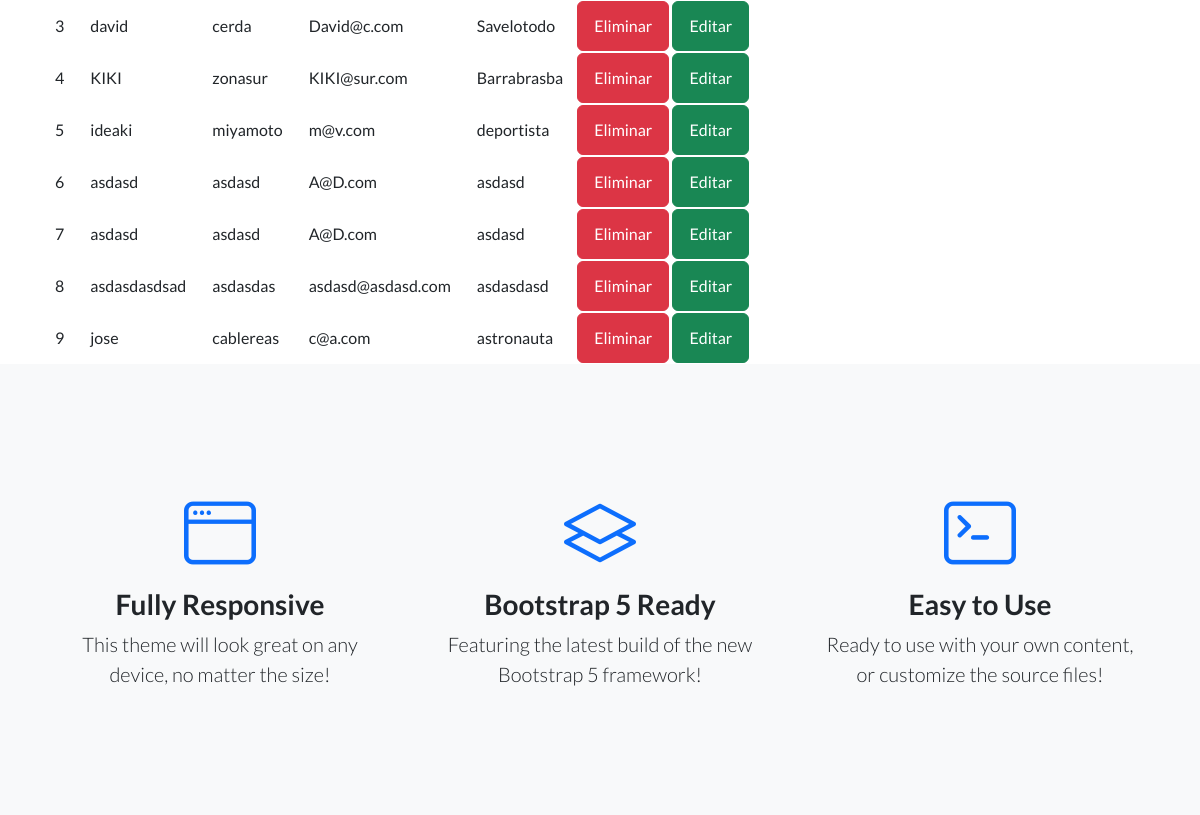
The page /PrimeraApp/profesores/ (signed in, middle part) on the database as committed earlier.
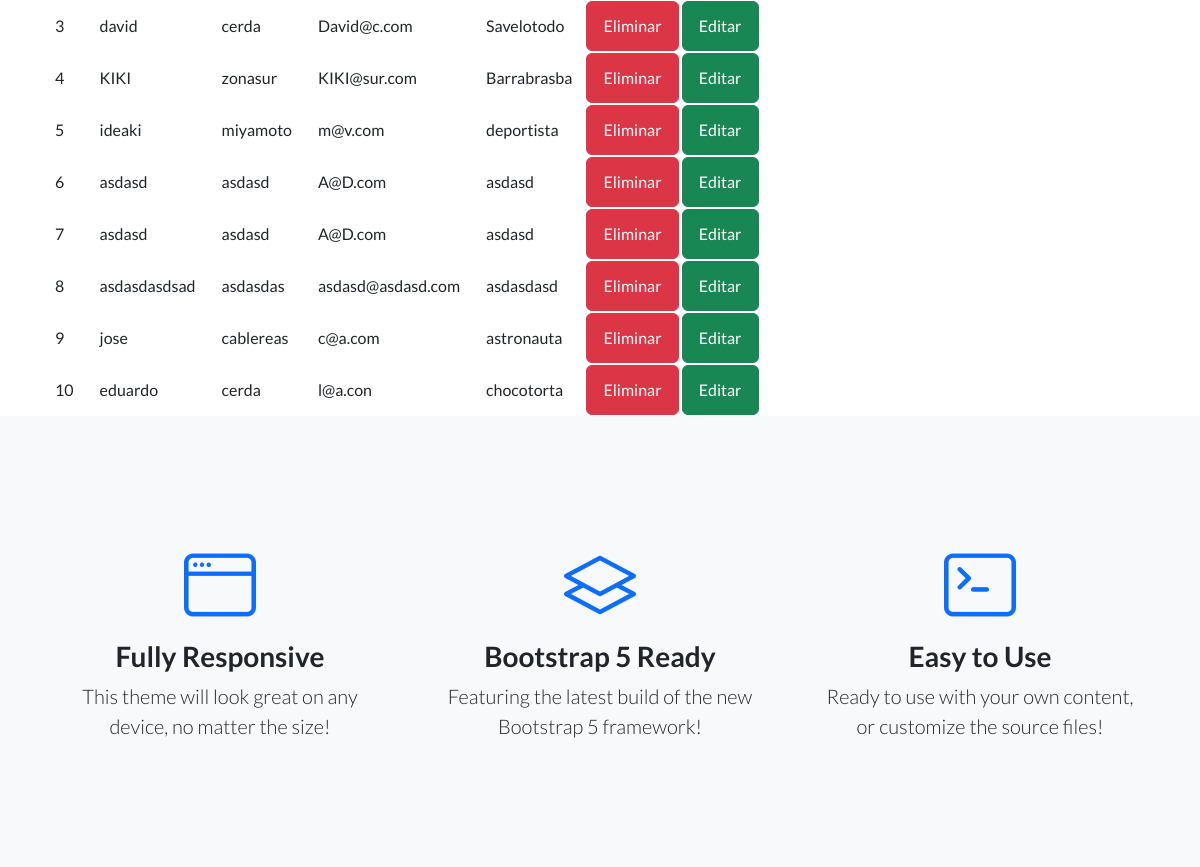
The same page on the database as committed later.
### PrimeraApp/models.py (models this page shows, shortened)
class Profesor(models.Model):
    nombre = models.CharField(max_length=30)
    apellido = models.CharField(max_length=30)
    email = models.EmailField()
    profecion = models.CharField(max_length=30)

### PrimeraApp/views.py (the view)
# urls.py: path('profesores/' , views.Profesores, name="profesores"),
@login_required(login_url='login')
def Profesores(request):
      if request.method == "POST":
            form = Profesorform(request.POST)
            if form.is_valid():
                  profesor = Profesor()
                  profesor.nombre = form.cleaned_data["nombre"]
                  profesor.apellido = form.cleaned_data["apellido"]
                  profesor.email = form.cleaned_data["email"]
                  profesor.profecion = form.cleaned_data["profecion"]
                  profesor.save()
                  form = Profesorform()
      else:
            form = Profesorform()
      profesores = Profesor.objects.all()
      context = {"profesores": profesores, "form":form}
      return render (request,'template/Profesores.html', context)

### PrimeraApp/template/profesores.html (shortened to what this page needs)
{% extends 'template/index.html' %}
{% load static %}
{% block Cambio %}
<table>
    <tbody>
        {% for profesor in profesores %}
        <tr>
            <td>
                <div class="container">
                {{ profesor.id }}
                </div>
            </td>
            <td>
                <div class="container">
                {{ profesor.nombre }}
                </div>
            </td>
            <td>
                <div class="container">
                {{ profesor.apellido }}
                </div>
            </td>
            <td>
                <div class="container">
                {{ profesor.email }}
                </div>
            </td>
            <td>
                <div class="container">
                {{ profesor.profecion }}
                </div>
            </td>
            <td>
                <a class="btn btn-danger" href="{% url 'eliminar_profesor' profesor.id %}"> Eliminar</a>
                <a class="btn btn-success" href="{% url 'editar_profesor' profesor.id %}"> Editar</a>
            </td>
        </tr>
        {% endfor %}
    </tbody>
</table>
{% endblock %}

### PrimeraApp/template/index.html (shortened to what this page needs)
<!DOCTYPE html>
<html lang="en">
    <head>
        {% load static %}
        <link href="https://cdn.jsdelivr.net/npm/bootstrap-icons@1.5.0/font/bootstrap-icons.css" rel="stylesheet" type="text/css" />
        <link href="{% static 'css/styles.css' %}" rel="stylesheet" />
    </head>
    <body>
        <div class="container">
        {% block Cambio %}
        {% endblock %}
        </div>
        <section class="features-icons bg-light text-center">
            <div class="container">
                <div class="row">
                    <div class="col-lg-4">
                        <div class="features-icons-item mx-auto mb-5 mb-lg-0 mb-lg-3">
                            <div class="features-icons-icon d-flex"><i class="bi-window m-auto text-primary"></i></div>
                            <h3>Fully Responsive</h3>
                            <p class="lead mb-0">This theme will look great on any device, no matter the size!</p>
                        </div>
                    </div>
                    <div class="col-lg-4">
                        <div class="features-icons-item mx-auto mb-5 mb-lg-0 mb-lg-3">
                            <div class="features-icons-icon d-flex"><i class="bi-layers m-auto text-primary"></i></div>
                            <h3>Bootstrap 5 Ready</h3>
                            <p class="lead mb-0">Featuring the latest build of the new Bootstrap 5 framework!</p>
                        </div>
                    </div>
                    <div class="col-lg-4">
                        <div class="features-icons-item mx-auto mb-0 mb-lg-3">
                            <div class="features-icons-icon d-flex"><i class="bi-terminal m-auto text-primary"></i></div>
                            <h3>Easy to Use</h3>
                            <p class="lead mb-0">Ready to use with your own content, or customize the source files!</p>
                        </div>
                    </div>
                </div>
            </div>
        </section>
    </body>
</html>

Rows that differ between the two databases and show on the page:
added Profesor: id "10", nombre "eduardo", apellido "cerda", email "l@a.con", profecion "chocotorta"
